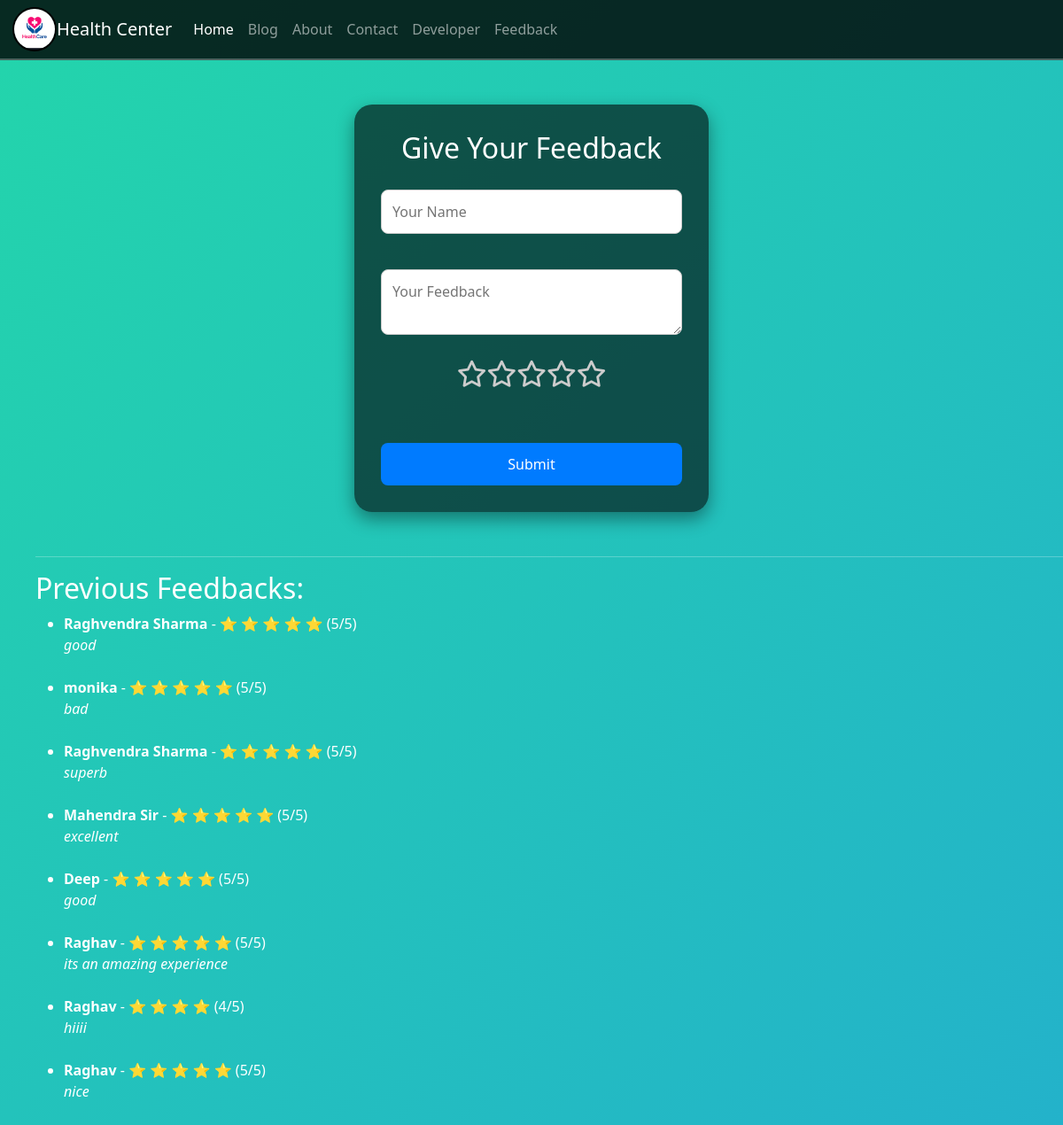
Screenshot of /feedback with the database file from the repository.
### tables this page shows
CREATE TABLE feedbacks (
            id INTEGER PRIMARY KEY AUTOINCREMENT,
            name TEXT NOT NULL,
            feedback TEXT NOT NULL,
            rating INTEGER NOT NULL
        );

### main.py (the view, shortened to what this page needs)
@app.route('/feedback', methods=['GET', 'POST'])
def feedback():
    conn = sqlite3.connect('feedback.db')
    cursor = conn.cursor()
    cursor.execute("SELECT name, rating, feedback FROM feedbacks ORDER BY id DESC")
    feedbacks = cursor.fetchall()
    conn.close()
    return render_template('feedback.html', feedbacks=feedbacks)

### templates/feedback.html (shortened to what this page needs)
<!doctype html>
<html lang="en">
<head>
    <link href="https://cdn.jsdelivr.net/npm/bootstrap@5.3.3/dist/css/bootstrap.min.css"
 rel="stylesheet">
    <link href="https://cdnjs.cloudflare.com/ajax/libs/font-awesome/6.5.0/css/all.min.css" rel="stylesheet">
<link rel="stylesheet" href="{{ url_for('static', filename='style.css') }}">
</head>
<body>
<nav class="navbar navbar-expand-lg navbar-dark bg-dark">
    <div class="container-fluid">
        <div class="logo">
            <img alt="" class="myimg" src="{{url_for('static',filename='img.png')}}">
        </div>
        <a class="navbar-brand dynamic-text" href="#">Health Center</a>
        <div class="collapse navbar-collapse" id="navbarSupportedContent">
            <ul class="navbar-nav me-auto mb-2 mb-lg-0">
                <li class="nav-item"><a class="nav-link active" href="/index">Home</a></li>
                <li class="nav-item"><a class="nav-link" href="blog">Blog</a></li>
                <li class="nav-item"><a class="nav-link" href="/about">About</a></li>
                <li class="nav-item"><a class="nav-link" href="/contact">Contact</a></li>
                <li class="nav-item"><a class="nav-link" href="/developer">Developer</a></li>
                <li class="nav-item"><a class="nav-link" href="feedback">Feedback</a></li>
            </ul>
        </div>
    </div>
</nav>
<div class="feedback-container ">
    <h2 class=" dynamic-text">Give Your Feedback</h2>
    <form action="/feedback" method="POST">
        <input name="name" placeholder="Your Name" required type="text"><br><br>
        <textarea name="feedback" placeholder="Your Feedback" required></textarea><br>
        <div class="stars" id="star-rating">
            <i class="fa-regular fa-star" data-value="1"></i>
            <i class="fa-regular fa-star" data-value="2"></i>
            <i class="fa-regular fa-star" data-value="3"></i>
            <i class="fa-regular fa-star" data-value="4"></i>
            <i class="fa-regular fa-star" data-value="5"></i>
        </div>
        <input id="rating-value" name="rating" required type="hidden"><br><br>
        <button type="submit">Submit</button>
    </form>
</div>
<div style="margin-left: 40px;">
    <hr>
    <h2 class=" dynamic-text">Previous Feedbacks:</h2>
    {% if feedbacks %}
    <ul>
        {% for f in feedbacks %}
        <li>
            <strong>{{ f[0] }}</strong> -
            {% for i in range(f[1]) %}
            ⭐
            {% endfor %}
            ({{ f[1] }}/5)<br>
            <em>{{ f[2] }}</em>
        </li>
        <br>
        {% endfor %}
    </ul>
    {% else %}
    <p>No feedback submitted yet.</p>
    {% endif %}
</div
</body>
</html>

### static/style.css (style rules this page uses)
body { margin: 0; padding: 0; font-family: 'Segoe UI', sans-serif; background: linear-gradient(-45deg, #f3ec78, #af4261, #23a6d5, #23d5ab); background-size: 400% 400%; animation: gradientBG 15s ease infinite; color: #fff; }
.navbar { background: rgba(0, 0, 0, 0.8) !important; border-bottom: 2px solid #ffffff44; }
.logo { width: 50px; height: 50px; margin-top: 0; margin-left: 2px; }
.myimg { width: 50px; height: 50px; border: 2px solid black; border-radius: 30px; }
.dynamic-text { animation: textColorChange 15s ease infinite; }
.feedback-container { width: 400px; margin: 50px auto; background: rgba(0, 0, 0, 0.6); border-radius: 20px; padding: 30px; box-shadow: 0 8px 20px rgba(0, 0, 0, 0.4); }
.feedback-container h2 { text-align: center; margin-bottom: 20px; color: #fff; }
input[type="text"], textarea { width: 100%; padding: 12px; margin: 8px 0; border: 1px solid #ccc; border-radius: 8px; resize: vertical; }
.stars { display: flex; justify-content: center; margin: 15px 0; }
.stars i { font-size: 30px; color: #ccc; cursor: pointer; transition: color 0.3s ease; }
button { width: 100%; padding: 12px; background-color: #007bff; color: white; border: none; border-radius: 8px; font-size: 16px; cursor: pointer; }

### rows the page displays
feedbacks: name "Raghvendra Sharma", rating "5", feedback "good"
feedbacks: name "monika", rating "5", feedback "bad"
feedbacks: name "Raghvendra Sharma", rating "5", feedback "superb"
feedbacks: name "Mahendra Sir", rating "5", feedback "excellent"
feedbacks: name "Deep", rating "5", feedback "good"
feedbacks: name "Raghav", rating "5", feedback "its an amazing experience"
feedbacks: name "Raghav", rating "4", feedback "hiiii"
feedbacks: name "Raghav", rating "5", feedback "nice"
